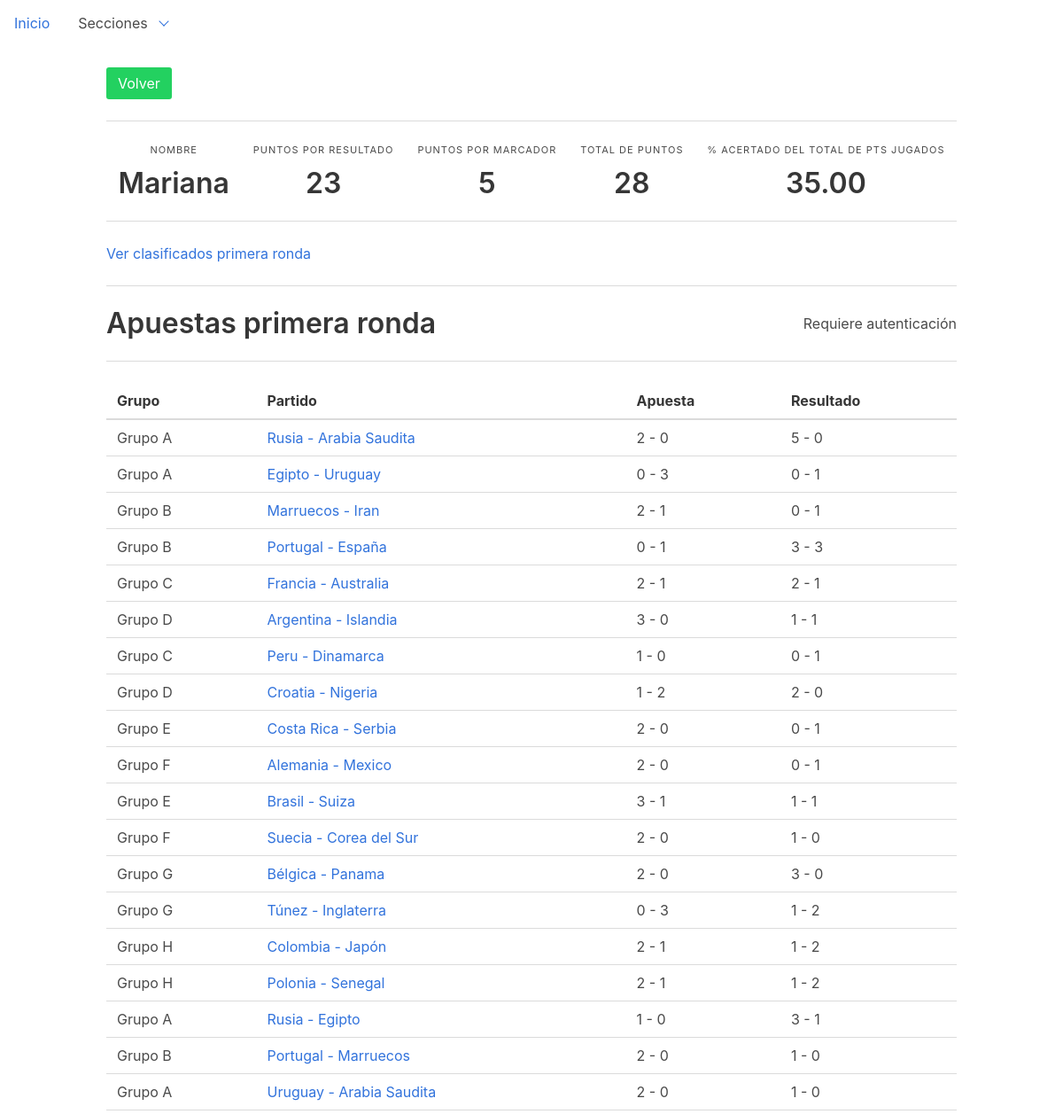
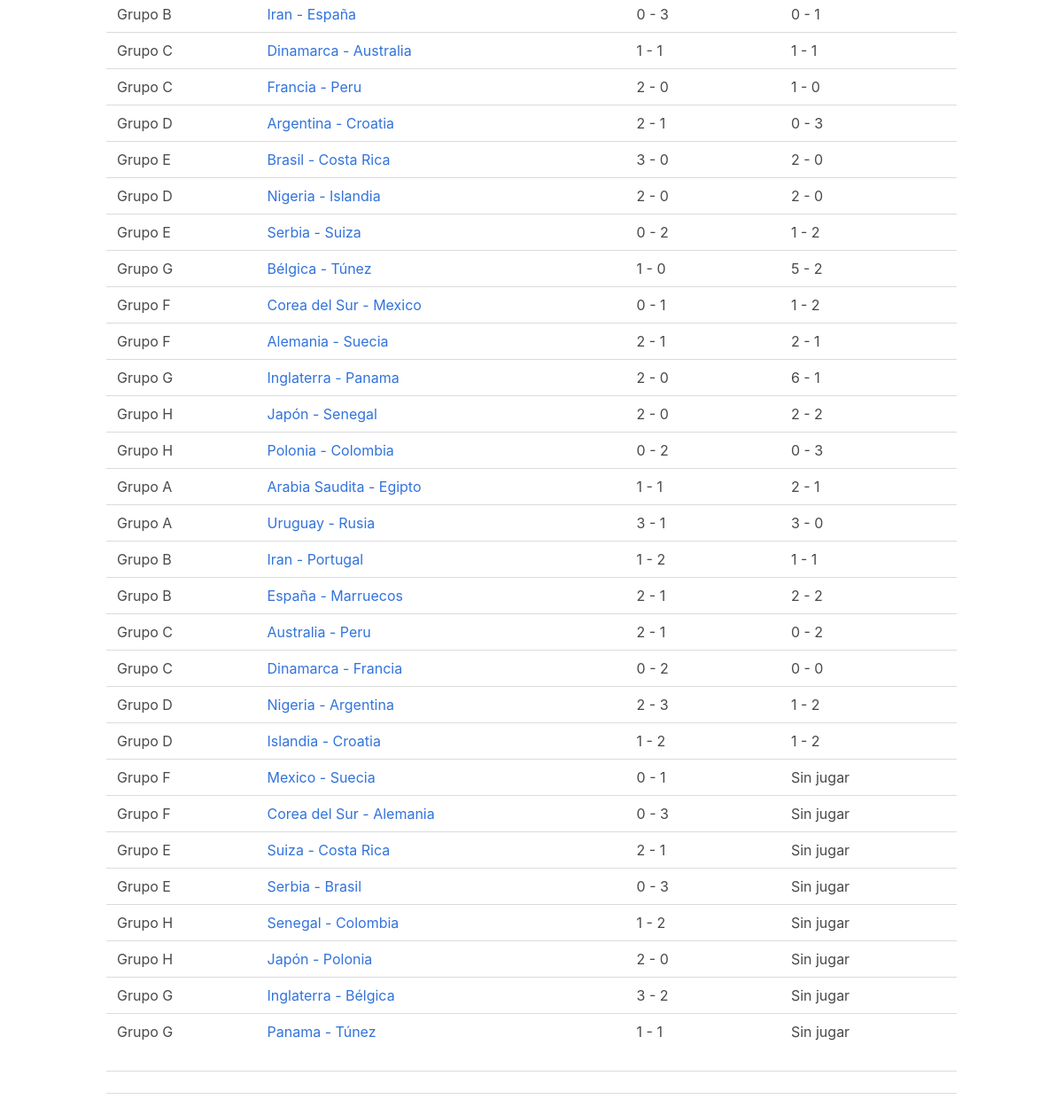
/dashboard/gamblers/29, run on an earlier commit of the app's database (2 pictures, top to bottom).
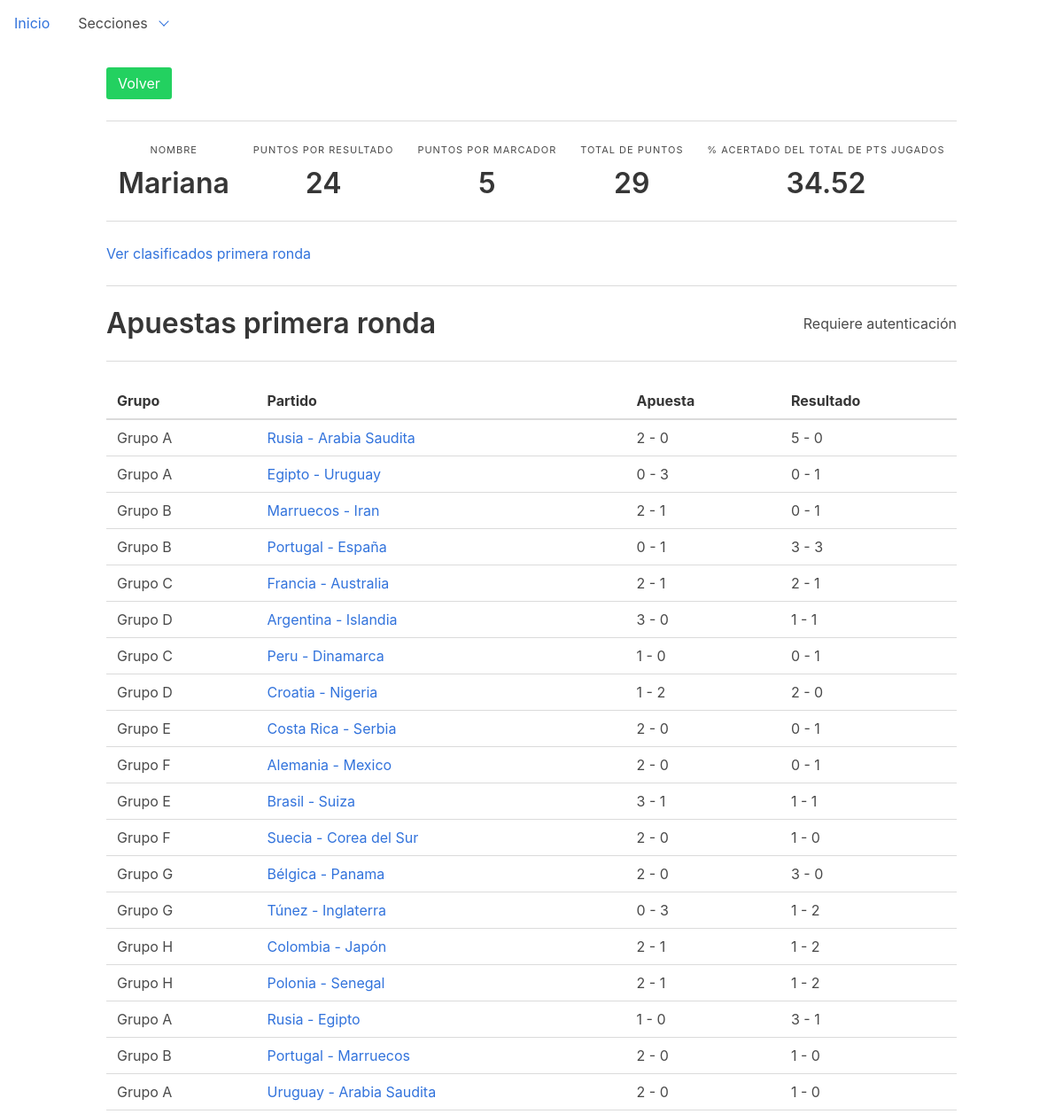
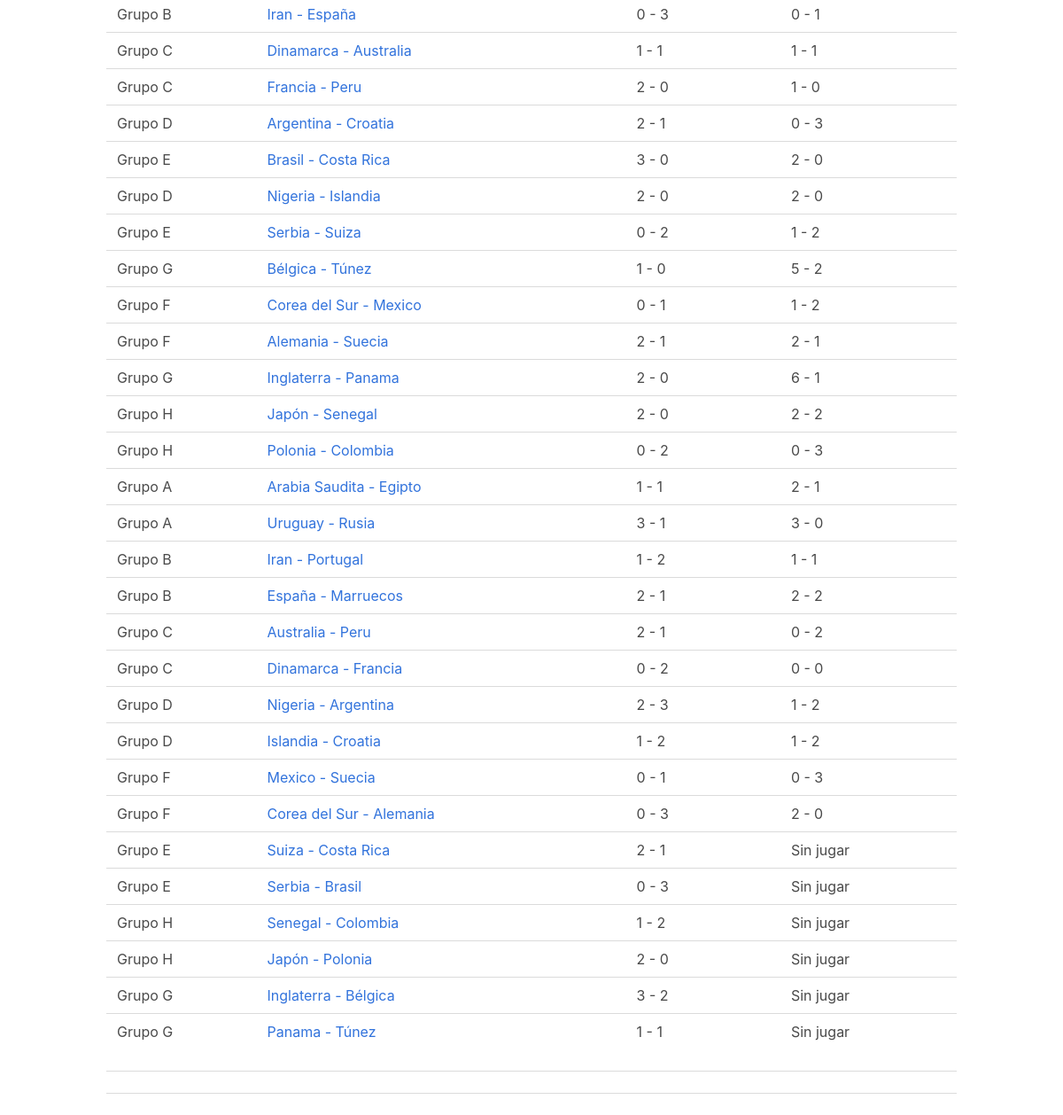
And on a later commit of the database (2 pictures, top to bottom).
### dashboard/models.py (models this page shows, shortened)
class Gambler(models.Model):
    name = models.CharField(max_length=48)
    points_result = models.IntegerField(default=0)
    points_score = models.IntegerField(default=0)
    points_8vo = models.IntegerField(default=0)
    points_4vo = models.IntegerField(default=0)
    points_semi = models.IntegerField(default=0)
    points_3er = models.IntegerField(default=0)
    points_final = models.IntegerField(default=0)

class Bet(models.Model):
    source = models.ForeignKey('Gambler', on_delete=models.DO_NOTHING, verbose_name='Fuente')
    match = models.ForeignKey('Match', on_delete=models.DO_NOTHING, verbose_name='Partido de referencia')
    team1 = models.ForeignKey('Team', on_delete=models.DO_NOTHING, related_name='bteam1', default="2",
                              verbose_name='Equipo 1')
    team2 = models.ForeignKey('Team', on_delete=models.DO_NOTHING, related_name='bteam2', default="2",
                              verbose_name='Equipo 2')
    goals_team1 = models.IntegerField(default=0, verbose_name='Goles equipo 1')
    goals_team2 = models.IntegerField(default=0, verbose_name='Goles equipo 2')
    checked = models.BooleanField(default=False)
    class Meta:
        ordering = ["source"]
        unique_together = (("source", "match"),)

class Match(models.Model):
    team1 = models.ForeignKey('Team', on_delete=models.DO_NOTHING, related_name='team1')
    team2 = models.ForeignKey('Team', on_delete=models.DO_NOTHING, related_name='team2')
    game_date = models.DateTimeField(null=True)

class Team(models.Model):
    GROUP_CHOICES = (
        ('A', 'Grupo A'),
        ('B', 'Grupo B'),
        ('C', 'Grupo C'),
        ('D', 'Grupo D'),
        ('E', 'Grupo E'),
        ('F', 'Grupo F'),
        ('G', 'Grupo G'),
        ('H', 'Grupo H'),
    )
    group = models.CharField(choices=GROUP_CHOICES, max_length=1, null=True, default='A')
    name = models.CharField(max_length=32)
    code = models.CharField(max_length=32)
    cups = models.IntegerField(default=0)
    finals = models.IntegerField(default=0)
    semifinals = models.IntegerField(default=0)
    class Meta:
        ordering = ["name"]
    def __str__(self):
        return self.name

### dashboard/views.py (the view)
# urls.py: url(r'^gamblers/(?P<pk>\d+)$', views.GamblerDetailView.as_view(), name='gambler-detail'),
class GamblerDetailView(DetailView):
    model = Gambler

### dashboard/templatetags/custom_tags.py (called while the page is built)
@register.filter()
def total_points(value, arg):
    gambler = Gambler.objects.get(name=arg)
    points = gambler.points_semi + gambler.points_score + gambler.points_final + gambler.points_8vo+gambler.points_4vo + gambler.points_3er + gambler.points_result
    return str(points)

@register.filter()
def total_percentage(value, arg):
    gambler = Gambler.objects.get(name=arg)
    oficial_g = Gambler.objects.get(name="Oficial")
    bets = Bet.objects.filter(source=oficial_g)
    total_points_matches = len(bets) * 2
    points = 0
    for bet in bets:
        b = Bet.objects.get(match=bet.match, source=gambler)
        if bet.goals_team1 == b.goals_team1 and bet.goals_team2 == b.goals_team2:
            points += 1
        if result_match(bet.source.name, bet.match) == result_match(b.source.name, b.match):
            points += 1
    return "{0:.2f}".format((points * 100)/total_points_matches)

@register.filter()
def result(value, arg):
    try:
        bet = Bet.objects.get(match=arg, source__name="Oficial")
    except Bet.DoesNotExist:
        return 'Sin jugar'
    return str(bet.goals_team1) + " - " + str(bet.goals_team2)

### templates/dashboard/gambler_detail.html (shortened to what this page needs)
{% extends 'base.html' %}
{% load custom_tags %}
{% block content %}
    <a class="button is-success" href="{% url 'gambler-list' %}">Volver</a>
    <hr>
    <div class="level">
        <div class="level-item has-text-centered">
            <div>
                <p class="heading">Nombre</p>
                <p class="title">{{ gambler.name }}</p>
            </div>
        </div>
        <div class="level-item has-text-centered">
            <div>
                <p class="heading">Puntos por resultado</p>
                <p class="title">{{ gambler.points_result }}</p>
            </div>
        </div>
        <div class="level-item has-text-centered">
            <div>
                <p class="heading">Puntos por marcador</p>
                <p class="title">{{ gambler.points_score }}</p>
            </div>
        </div>
        <div class="level-item has-text-centered">
            <div>
                <p class="heading">Total de puntos</p>
                <p class="title"> {{ value|total_points:gambler.name }}</p>
            </div>
        </div>
        <div class="level-item has-text-centered">
            <div>
                <p class="heading">% acertado del total de pts jugados</p>
                <p class="title"> {{ value|total_percentage:gambler.name }}</p>
            </div>
        </div>
    </div>
    <hr>
    <div class="level">
        <p ><a href="{% url 'gambler-qualified' gambler.pk %}">Ver clasificados primera ronda</a></p>
    </div>
    <hr>
    <div class="level">
        <div>
            <p class="title">
                Apuestas primera ronda
            </p>
        </div>
        <br/>
        {% if user.is_authenticated %}
            <a class="button is-info is-pulled-right" href="{% url 'bet-create' %}">Nueva apuesta</a>
        {% else %}
            <p class="is-pulled-right">Requiere autenticación</p>
        {% endif %}
    </div>
    <hr>
    <div class="level">
        <table class="sortable">
            <thead>
            <tr>
                <th>Grupo</th>
                <th>Partido</th>
                <th>Apuesta</th>
                <th>Resultado</th>
            </tr>
            </thead>
            <tbody>
            {% for bet in gambler.bet_set.all %}
                <tr>
                    <td>{{ bet.team1.get_group_display }}</td>
                    <td><a href="{% url 'bet-detail' bet.pk %}">{{ bet.team1 }} - {{ bet.team2 }}</a></td>
                    <td>{{ bet.goals_team1 }} - {{ bet.goals_team2 }}</td>
                    <td>{{ total|result:bet.match }}</td>
                </tr>
            {% endfor %}
            </tbody>
        </table>
    </div>
    <hr>
    <hr>
{% endblock %}

What changed in the data, as far as the page shows it:
changed Gambler "Mariana": points_result "23" → "24"; name+points_semi+points_score "28" → "29"; name+id "35.00" → "34.52"
changed Bet (number 41 of 48 on the later page): match.goals_team2 "Sin jugar" → "0 - 3"
changed Bet (number 42 of 48 on the later page): match.goals_team2 "Sin jugar" → "2 - 0"
